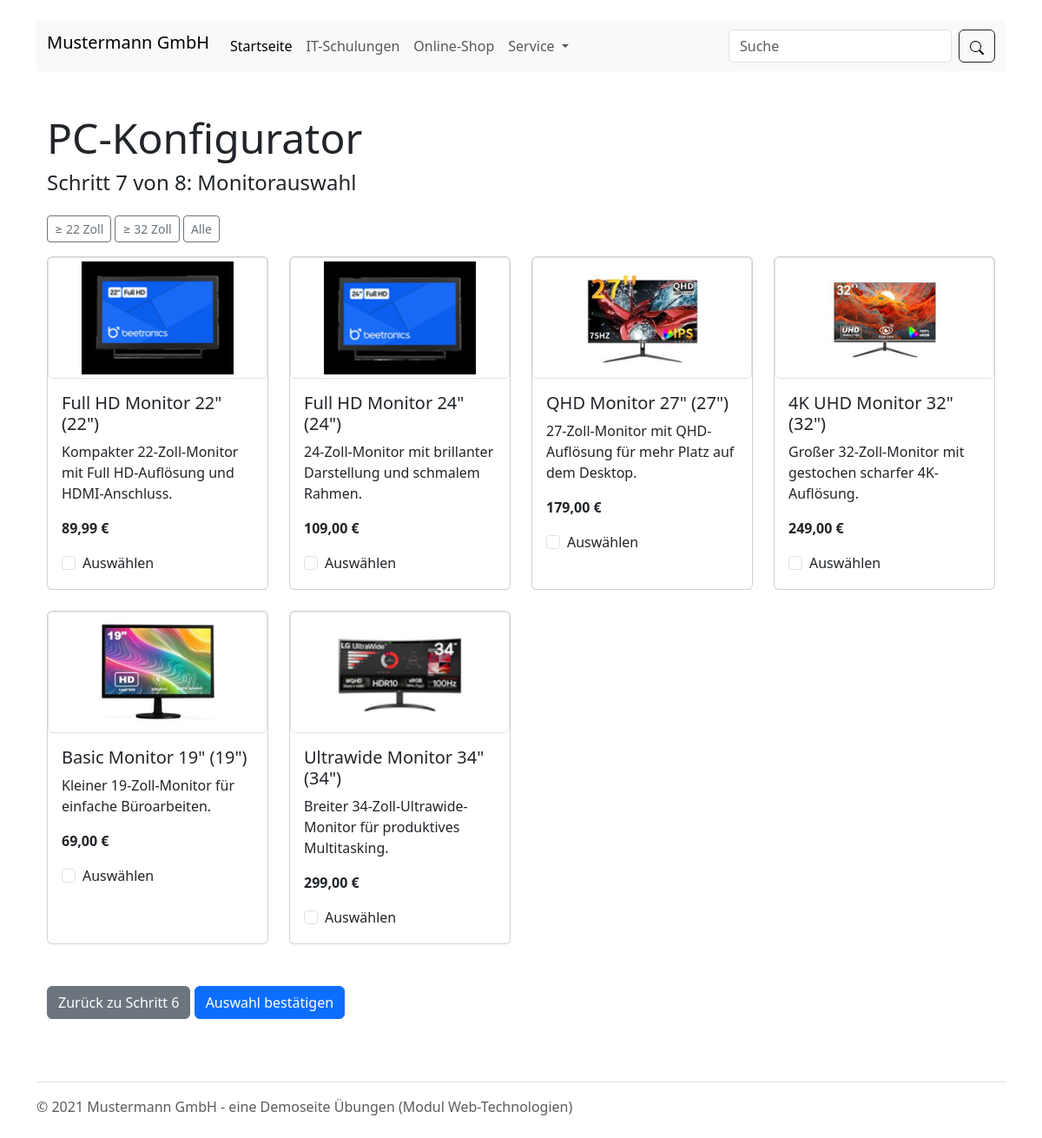
The page /php/monitor.php on the database its author committed.
### tables this page shows
CREATE TABLE `monitore` (
  `id` int(11) NOT NULL,
  `name` varchar(100) DEFAULT NULL,
  `groesse_zoll` int(11) DEFAULT NULL,
  `preis` decimal(6,2) DEFAULT NULL,
  `bildpfad_thumb` varchar(255) DEFAULT NULL,
  `bildpfad_gross` varchar(255) DEFAULT NULL,
  `beschreibung` text DEFAULT NULL
);

### php/monitor.php (the view, shortened to what this page needs)
<?php
include_once("includes/header.php");
$conn = new mysqli("localhost", "root", "", "mustermann");
$conn->set_charset("utf8");
$sql = "SELECT * FROM monitore";
$monitore = $conn->query($sql);
?>
<!DOCTYPE html>
<html lang="de">
<head>
  <link href="../bootstrap5.3/css/bootstrap.min.css" rel="stylesheet">
</head>
<body>
<main class="container py-5">
  <h1 class="display-5">PC-Konfigurator</h1>
  <h2 class="h4 mb-4">Schritt 7 von 8: Monitorauswahl</h2>
  <form method="post">
  <div class="mb-3">
    <a href="?filter=22" class="btn btn-outline-secondary btn-sm">≥ 22 Zoll</a>
    <a href="?filter=32" class="btn btn-outline-secondary btn-sm">≥ 32 Zoll</a>
    <a href="monitor.php" class="btn btn-outline-secondary btn-sm">Alle</a>
  </div>
  <div class="row">
    <?php while ($row = $monitore->fetch_assoc()): ?>
      <div class="col-md-3 mb-4">
        <div class="card h-100">
          <img src="../img/<?= htmlspecialchars($row['bildpfad_thumb']) ?>"
               class="card-img-top preview img-fluid img-thumbnail"
               onclick="enlarge('../img/<?= htmlspecialchars($row['bildpfad_gross']) ?>')"
               alt="<?= htmlspecialchars($row['name']) ?>"
               style="height:140px; object-fit:contain;">
          <div class="card-body">
            <h5 class="card-title"><?= htmlspecialchars($row['name']) ?> (<?= $row['groesse_zoll'] ?>")</h5>
            <p class="card-text"><?= htmlspecialchars($row['beschreibung']) ?></p>
            <p><strong><?= number_format($row['preis'], 2, ',', '.') ?> €</strong></p>
            <div class="form-check">
              <input class="form-check-input"
                     type="checkbox"
                     name="monitore[]"
                     value="<?= $row['id'] ?>"
                     id="m<?= $row['id'] ?>"
                     <?= (isset($_SESSION['monitore']) && in_array($row['id'], $_SESSION['monitore'])) ? 'checked' : '' ?>>
              <label class="form-check-label" for="m<?= $row['id'] ?>">Auswählen</label>
            </div>
          </div>
        </div>
      </div>
    <?php endwhile; ?>
  </div>
  <div class="mt-4">
    <a href="software.php" class="btn btn-secondary">Zurück zu Schritt 6</a>
    <button type="submit" class="btn btn-primary">Auswahl bestätigen</button>
  </div>
</form>
</main>
</body>
</html>
<?php
include_once("includes/footer.php");
?>

### php/includes/header.php (shortened to what this page needs)
<!doctype html>
<html lang="de">
  <head>
    <link href="bootstrap5.3/css/bootstrap.min.css" rel="stylesheet">
  </head>
<body>
  <div class="container py-4">
<nav class="navbar navbar-expand-lg navbar-light bg-light">
  <div class="container-fluid">
    <span class="navbar-brand h1">Mustermann GmbH</span>
    <div class="collapse navbar-collapse" id="navbarSupportedContent">
      <ul class="navbar-nav me-auto mb-2 mb-lg-0">
        <li class="nav-item">
          <a class="nav-link active" aria-current="page" href="../index.html">Startseite</a>
        </li>
        <li class="nav-item">
          <a class="nav-link" href="#">IT-Schulungen</a>
        </li>
        <li class="nav-item">
          <a class="nav-link" href="../vorlage.html">Online-Shop</a>
        </li>
        <li class="nav-item dropdown">
          <a class="nav-link dropdown-toggle" href="#" id="navbarDropdown" role="button" data-bs-toggle="dropdown" aria-expanded="false">
            Service
          </a>
        </li>
      </ul>
      <form class="d-flex">
        <input class="form-control me-2" type="search" placeholder="Suche" aria-label="Search">
        <button class="btn btn-outline-dark" type="submit"><img src="../bootstrap5.3/icons/search.svg"></button>
      </form>
    </div>
  </div>
</nav>

### php/includes/footer.php (shortened to what this page needs)
 <footer class="pt-3 mt-4 text-muted border-top">
      &copy; 2021 Mustermann GmbH - eine Demoseite Übungen (Modul Web-Technologien)
    </footer>
  </div>
  </body>
</html>

### rows shown on the page
monitore: bildpfad_thumb (picture), name "Full HD Monitor 22\"", groesse_zoll "22", beschreibung "Kompakter 22-Zoll-Monitor mit Full HD-Auflösung und HDMI-Anschluss.", preis "89,99"
monitore: bildpfad_thumb (picture), name "Full HD Monitor 24\"", groesse_zoll "24", beschreibung "24-Zoll-Monitor mit brillanter Darstellung und schmalem Rahmen.", preis "109,00"
monitore: bildpfad_thumb (picture), name "QHD Monitor 27\"", groesse_zoll "27", beschreibung "27-Zoll-Monitor mit QHD-Auflösung für mehr Platz auf dem Desktop.", preis "179,00"
monitore: bildpfad_thumb (picture), name "4K UHD Monitor 32\"", groesse_zoll "32", beschreibung "Großer 32-Zoll-Monitor mit gestochen scharfer 4K-Auflösung.", preis "249,00"
monitore: bildpfad_thumb (picture), name "Basic Monitor 19\"", groesse_zoll "19", beschreibung "Kleiner 19-Zoll-Monitor für einfache Büroarbeiten.", preis "69,00"
monitore: bildpfad_thumb (picture), name "Ultrawide Monitor 34\"", groesse_zoll "34", beschreibung "Breiter 34-Zoll-Ultrawide-Monitor für produktives Multitasking.", preis "299,00"
